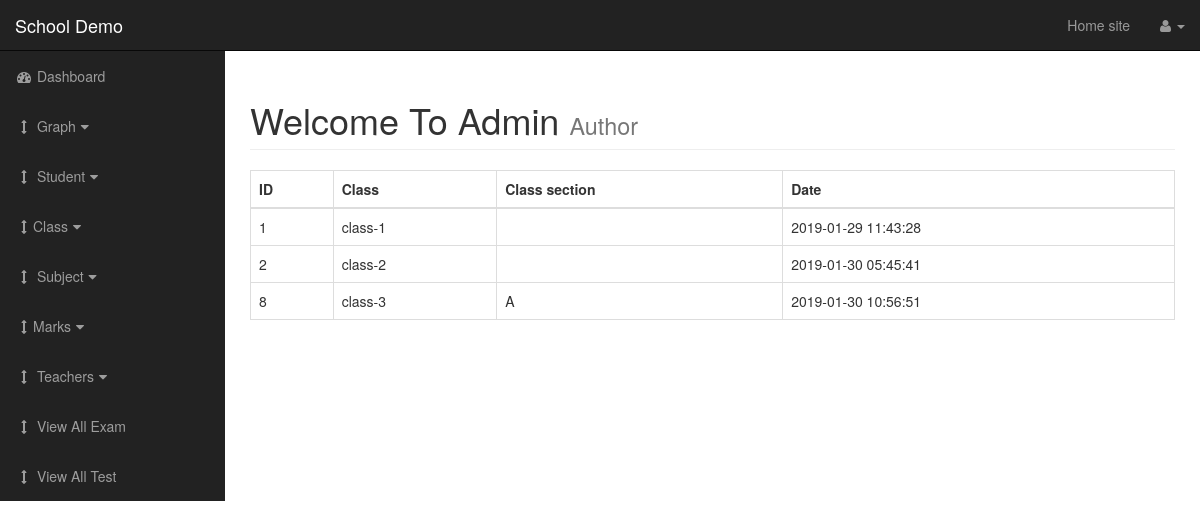
Screenshot of /admin/class.php with the database file from the repository.
### tables this page shows
CREATE TABLE IF NOT EXISTS `class` (
  `class_id` int(55) NOT NULL AUTO_INCREMENT,
  `class_name` varchar(255) NOT NULL,
  `class_section` varchar(225) NOT NULL,
  `class_created_date` timestamp NOT NULL DEFAULT CURRENT_TIMESTAMP ON UPDATE CURRENT_TIMESTAMP,
  PRIMARY KEY (`class_id`),
  UNIQUE KEY `class_id` (`class_id`)
);

### admin/includes/view_all_class.php (the view, shortened to what this page needs)
<table class="table table-bordered table-hover">
    <thead>
        <th>ID</th>
        <th>Class</th>
        <th>Class section</th>
        <th>Date</th>
    </thead>
    <tbody>
        <?php
            $query = "select *from class";
            $select_users = mysqli_query($connection,$query);
            while ($row = mysqli_fetch_assoc($select_users)) {
                $class_id = $row['class_id'];
                $class_name = $row['class_name'];
                $class_section = $row['class_section'];
                $class_created_date = $row['class_created_date'];
                echo "<tr>";
                echo "<td>{$class_id}</td>";
                echo "<td>{$class_name}</td>";
                echo "<td>{$class_section}</td>";
                echo "<td>{$class_created_date}</td>";
                echo "</tr>";
            }
        ?>
    </tbody>
</table>

### admin/includes/admin_header.php (shortened to what this page needs)
<!DOCTYPE html>
<html lang="en">
<head>
    <link href="css/bootstrap.min.css" rel="stylesheet">
    <link href="css/sb-admin.css" rel="stylesheet">
    <link href="font-awesome/css/font-awesome.min.css" rel="stylesheet" type="text/css">
</head>
<body>

### admin/class.php (shortened to what this page needs)
<?php
    include 'includes/admin_header.php';
?>
    <div id="wrapper">
<?php
	include 'includes/admin_nav.php';
?>
        </nav>
        <div id="page-wrapper">
            <div class="container-fluid">
                <div class="row">
                    <div class="col-lg-12">
                        <h1 class="page-header">
                            Welcome To Admin
                            <small>Author</small>
                        </h1>
                        <?php
                            if (isset($_GET['source'])) {
                                $source = $_GET['source'];
                            }else {
                                $source ='';
                            }
                            switch ($source) {
                                default:
                                    include "includes/view_all_class.php";
                                    break;
                            }
                        ?>
                    </div>
                </div>
            </div>
        </div>
    </div>
<?php
    include 'includes/admin_footer.php';
?>

### admin/includes/admin_nav.php (shortened to what this page needs)
<nav class="navbar navbar-inverse navbar-fixed-top" role="navigation">
    <div class="navbar-header">
        <a class="navbar-brand" href="index.php">School Demo </a>
    </div>
    <ul class="nav navbar-right top-nav">
        <li><a href="home.php">Home site</a></li>
        <li class="dropdown">
            <a href="#" class="dropdown-toggle" data-toggle="dropdown"><i class="fa fa-user"></i>
                <b class="caret"></b></a>
        </li>
    </ul>
    <div class="collapse navbar-collapse navbar-ex1-collapse">
        <ul class="nav navbar-nav side-nav">
            <li>
                <a href="home.php"><i class="fa fa-fw fa-dashboard"></i> Dashboard</a>
            </li>
            <li>
                <a href="javascript:;" data-toggle="collapse" data-target="#Graphdropdown"><i class="fa fa-fw fa-arrows-v"></i> Graph<i class="fa fa-fw fa-caret-down"></i></a>
            </li>
            <li>
                <a href="javascript:;" data-toggle="collapse" data-target="#dropdown"><i class="fa fa-fw fa-arrows-v"></i> Student<i class="fa fa-fw fa-caret-down"></i></a>
            </li>
            <li>
                <a href="javascript:;" data-toggle="collapse" data-target="#class_dropdown"><i class="fa fa-fw fa-arrows-v"></i>Class<i class="fa fa-fw fa-caret-down"></i></a>
            </li>
            <li>
                <a href="javascript:;" data-toggle="collapse" data-target="#subject_dropdown"><i class="fa fa-fw fa-arrows-v"></i> Subject<i class="fa fa-fw fa-caret-down"></i></a>
            </li>
            <li>
                <a href="javascript:;" data-toggle="collapse" data-target="#marks_dropdown"><i class="fa fa-fw fa-arrows-v"></i>Marks<i class="fa fa-fw fa-caret-down"></i></a>
            </li>
            <li>
                <a href="javascript:;" data-toggle="collapse" data-target="#Teachers"><i class="fa fa-fw fa-arrows-v"></i> Teachers<i class="fa fa-fw fa-caret-down"></i></a>
            </li>
            <li>
                 <a href="exam.php"><i class="fa fa-fw fa-arrows-v"></i> View All Exam </a>
            </li>
            <li>
                 <a href="test.php"><i class="fa fa-fw fa-arrows-v"></i> View All Test </a>
            </li>
        </ul>
    </div>

### admin/includes/admin_footer.php (shortened to what this page needs)
</body>
</html>

### admin/css/sb-admin.css (style rules this page uses)
body { margin-top: 100px; }
@media (min-width:768px) { body { margin-top: 50px; } }
#wrapper { padding-left: 0; }
#page-wrapper { width: 100%; padding: 0; background-color: #fff; }
@media (min-width:768px) { #wrapper { padding-left: 225px; } }
@media (min-width:768px) { #page-wrapper { padding: 10px; } }
.top-nav { padding: 0 15px; }
.top-nav>li { display: inline-block; float: left; }
.top-nav>li>a { padding-top: 15px; padding-bottom: 15px; line-height: 20px; color: #999; }
@media (min-width:768px) { .side-nav { position: fixed; top: 51px; left: 225px; width: 225px; margin-left: -225px; border: none; border-radius: 0; overflow-y: auto; background-color: #222; } }
@media (min-width:768px) { .side-nav>li>a { width: 225px; } }

### rows the page displays
class: class_id "1", class_name "class-1", class_created_date "2019-01-29 11:43:28"
class: class_id "2", class_name "class-2", class_created_date "2019-01-30 05:45:41"
class: class_id "8", class_name "class-3", class_section "A", class_created_date "2019-01-30 10:56:51"
